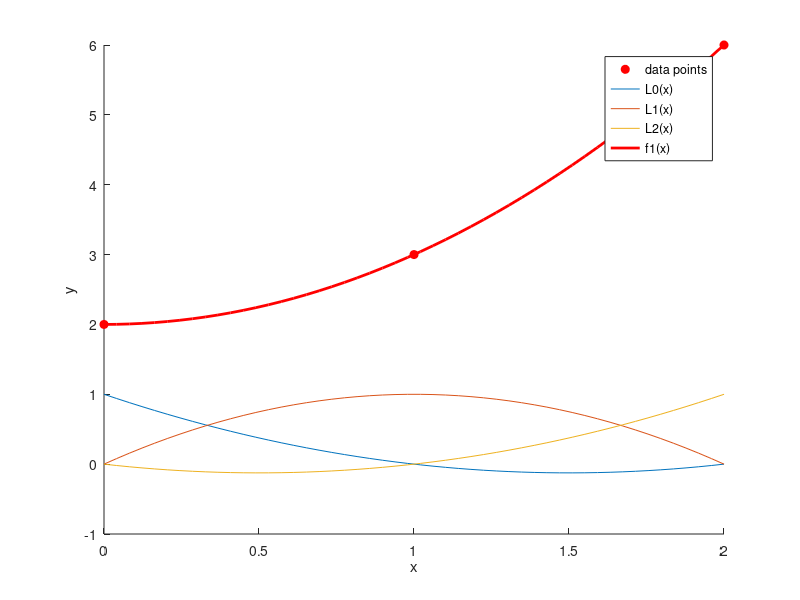
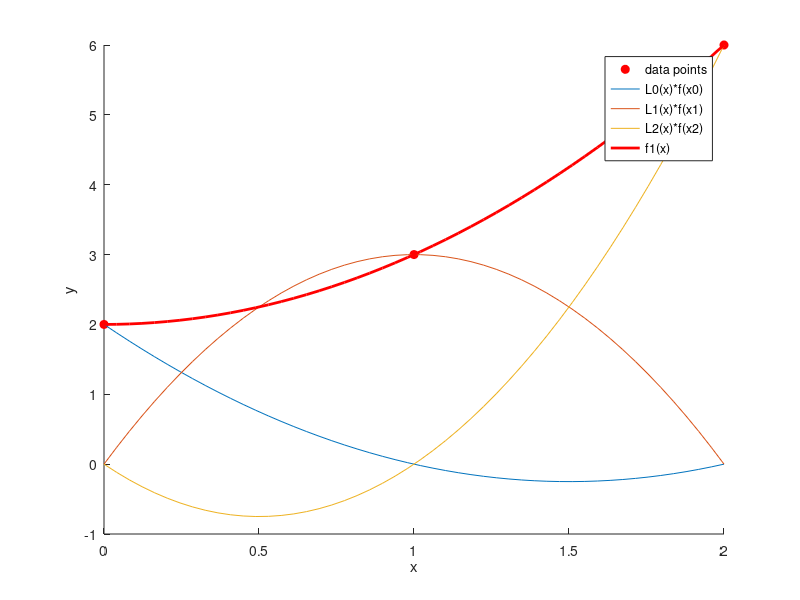

The MATLAB source for these figures, in order:
close all;
clear;
clc;

% INPUT %%%%%%%%%%%%%%%%%%%%%%%%%%%%%%%%%%%%%%%%%%%%%%%%%%%%%%%%%%%%%%%%%%%

% the 3 data points that the quadratic interpolation will pass through
xData = [0, 1, 2];
yData = [2, 3, 6];

% domain of the linear interpolation and lagrange functions
domain = linspace(min(xData), max(xData), 50);

% CALCULATE FUNCTIONS %%%%%%%%%%%%%%%%%%%%%%%%%%%%%%%%%%%%%%%%%%%%%%%%%%%%%

% lagrange functions
x = domain;
x0 = xData(1);
x1 = xData(2);
x2 = xData(3);
L0 = (x - x1).*(x - x2)./((x0 - x1).*(x0 - x2));
L1 = (x - x2).*(x - x0)./((x1 - x2).*(x1 - x0));
L2 = (x - x1).*(x - x0)./((x2 - x1).*(x2 - x0));

% components of f
L0fx0 = L0*yData(1);
L1fx1 = L1*yData(2);
L2fx2 = L2*yData(3);

% f
f = L0fx0 + L1fx1 + L2fx2;

% PLOT %%%%%%%%%%%%%%%%%%%%%%%%%%%%%%%%%%%%%%%%%%%%%%%%%%%%%%%%%%%%%%%%%%%%

figure;
hold on;
plot(xData, yData, 'ro', 'markerFaceColor', 'r');
plot(domain, L0);
plot(domain, L1);
plot(domain, L2);
plot(domain, f, 'r', 'lineWidth', 2);
xlabel('x');
ylabel('y');
legend('data points', 'L0(x)', 'L1(x)', 'L2(x)', 'f1(x)');

figure;
hold on;
plot(xData, yData, 'ro', 'markerFaceColor', 'r');
plot(domain, L0fx0);
plot(domain, L1fx1);
plot(domain, L2fx2);
plot(domain, f, 'r', 'lineWidth', 2);
xlabel('x');
ylabel('y');
legend('data points', 'L0(x)*f(x0)', 'L1(x)*f(x1)', 'L2(x)*f(x2)', 'f1(x)');